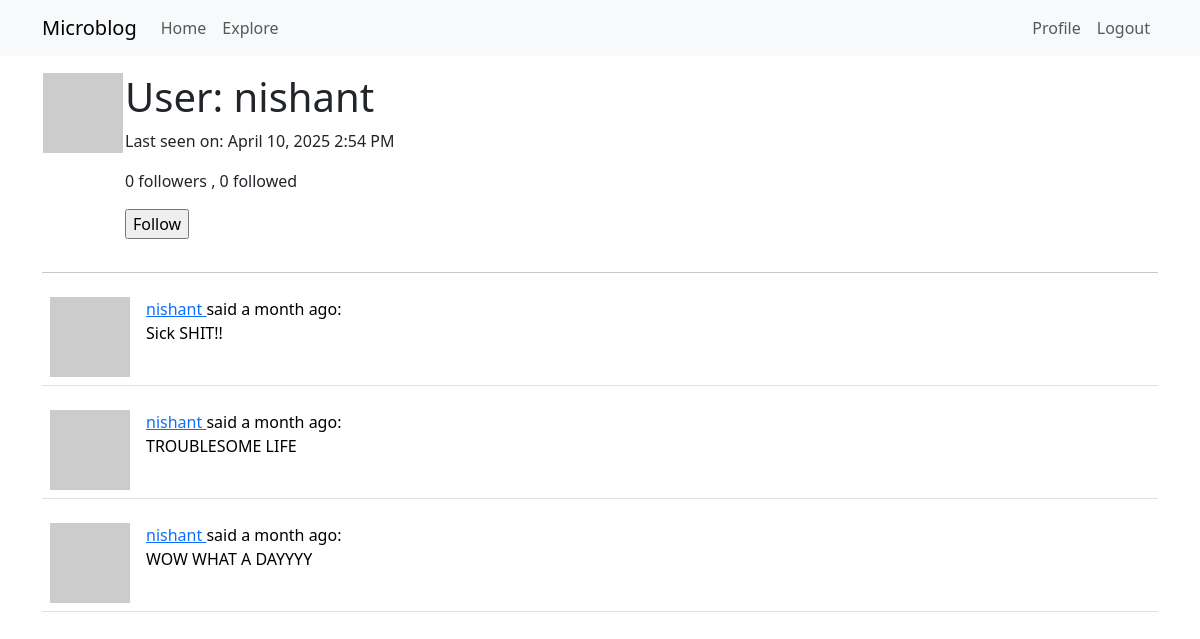
Screenshot of /user/nishant (signed in) with the database file from the repository.
### Projectdir/models.py (models this page shows, shortened)
class User(UserMixin,db.Model):
    __tablename__ = 'user'
    id = db.Column(db.Integer,primary_key = True)
    username = db.Column(db.String(64),index=True,unique = True)
    email = db.Column(db.String(120),index=True,unique=True)
    password_hash = db.Column(db.String(120))
    posts = db.relationship('Post',backref = 'author' ,lazy = 'dynamic')
    about_me = db.Column(db.String(140))
    last_seen = db.Column(db.DateTime,default =datetime.utcnow)
    followed=db.relationship('User',secondary=followers,
        primaryjoin=(followers.c.follower_id==id),
        secondaryjoin=(followers.c.followed_id==id),
        backref=db.backref('followers',lazy='dynamic'),lazy='dynamic')
    def is_following(self,user):
        return self.followed.filter(followers.c.followed_id==user.id).count()>0
    def avatar(self,size):
        digest = md5(self.email.lower().encode('utf-8')).hexdigest()
        return 'https://www.gravatar.com/avatar/{}?d=identicon&s={}'.format(digest,size)
    @login.user_loader
    def load_user(id):
        return User.query.get(int(id))

class Post(db.Model):
    id = db.Column(db.Integer , primary_key = True)
    body = db.Column(db.String(140))
    timestamp = db.Column(db.DateTime,index = True,default = datetime.utcnow)
    user_id = db.Column(db.Integer , db.ForeignKey('user.id'))

### Projectdir/routes.py (the view)
@app.route('/user/<username>')
@login_required
def user(username):
    user = User.query.filter_by(username=username).first_or_404()
    page=request.args.get('page',1,type=int)
    posts=user.posts.order_by(Post.timestamp.desc()).paginate(page=page,per_page=app.config["POSTS_PER_PAGE"],error_out=False)
    next_url=url_for('user',username=user.username,page=posts.next_num)\
        if posts.has_next else None
    prev_url=url_for('user',username=user.username,page=posts.prev_num)\
        if posts.has_prev else None
    form=EmptyForm()
    return render_template('user.html',user=user,form=form,next_url=next_url,prev_url=prev_url,posts=posts.items)

### Projectdir/forms.py
class EmptyForm(FlaskForm):
    submit=SubmitField('Submit')

### Projectdir/routes.py (called while the page is built)
@app.before_request
def before_request():
    if current_user.is_authenticated:
        current_user.last_seen=datetime.utcnow()
        db.session.commit()

### Projectdir/templates/user.html (shortened to what this page needs)
{% extends "base.html" %}
{% block content %}
    <table>
        <tr valign="top">
        <td><img src="{{ user.avatar(128) }}"></td>
        <td>
            <h1>User: {{ user.username }}</h1>
            {% if user.last_seen %}
<p>Last seen on: {{ moment(user.last_seen).format('LLL') }}</p>
{% endif %}
            <p>{{user.followers.count()}} followers , {{user.followed.count()}} followed</p>
            {% if user == current_user %}
<p><a href="{{ url_for('edit_profile') }}">Edit your profile</a></p>
{% elif not current_user.is_following(user)%}
<p>
    <form action="{{url_for('follow',username=user.username)}}"method="post">
        {{form.submit(value='Follow')}}
    </form>
</p>
{% endif %}
        </td>
        </tr>
    </table>
<hr>
{% for post in posts %}
{% include '_post.html' %}
{% endfor %}
{% endblock %}

### Projectdir/templates/_post.html
<table class="table table-hover">
    <tr>
    <td width="70px">
    <a href="{{ url_for('user', username=post.author.username) }}">
    <img src="{{ post.author.avatar(70) }}" />
    </a>
    </td>
    <td>
    <a href="{{ url_for('user', username=post.author.username) }}">
    {{ post.author.username }}
    </a>
    said {{ moment(post.timestamp).fromNow() }}:
    <br>
    {{ post.body }}
    </td>
    </tr>
    </table>

### rows the page displays
User: username "nishant", last_seen "April 10, 2025 2:54 PM"
Post: author.username "nishant", timestamp "a month ago", body "Sick SHIT!!"
Post: author.username "nishant", timestamp "a month ago", body "TROUBLESOME LIFE"
Post: author.username "nishant", timestamp "a month ago", body "WOW WHAT A DAYYYY"

### other values shown
{{ user.followers.count() }} "0"
{{ user.followed.count() }} "0"
